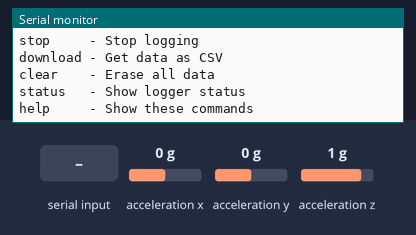
Bench run of a sketch on a simulated Arduino Uno, built for the host (arithmetic inside an expression is 32-bit, double 64-bit). Parts: the last lines printed to the serial monitor. Wiring (inferred from the names in the program): MPU-6050 motion sensor at I2C address 0x68. Inputs (shaded band) come from the test bench; at power-on: acceleration x 0 g, acceleration y 0 g, acceleration z 1 g.

Above: at 1.3 s.
1.4 s: "start\n" received over Serial
At 2.4 s:
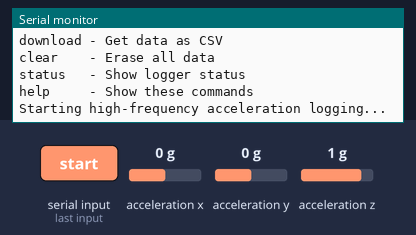
2.9 s: "stop\n" received over Serial
At 3.5 s:
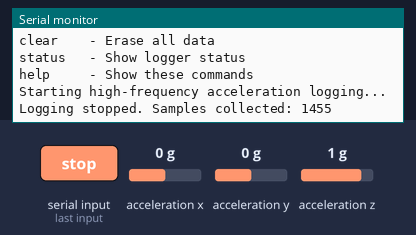
4.4 s: "download\n" received over Serial
At 8.4 s:
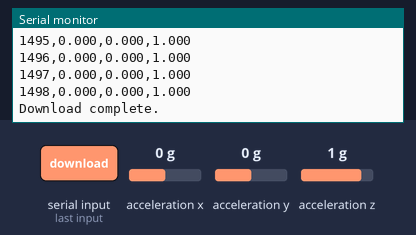
Timing chart, 0 to 9.9 s (numbered marks = the images above; inputs shaded):
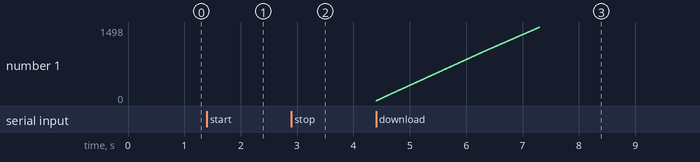

The sketch:

Superb-GY-86-Logger.ino.ino
```cpp
#include <Wire.h>

// Increased sampling frequency to 1000 Hz
const float FREQUENCY = 1000.0;
const unsigned long INTERVAL = 1000.0 / FREQUENCY;
const int COMMAND_BUFFER_SIZE = 16;

// Simplified data structure for acceleration only
struct AccelData {
    uint16_t timestamp;    // Relative time in 1ms increments
    int16_t accelX;        // Accelerometer data (scaled by 1000)
    int16_t accelY;
    int16_t accelZ;
};

// Memory management
const int32_t MAX_SAMPLES = 32000;
AccelData* data = nullptr;
int sampleCount = 0;
bool isLogging = false;
char cmdBuffer[COMMAND_BUFFER_SIZE];
int cmdIndex = 0;
unsigned long startTime = 0;
unsigned long previousMillis = 0;

// Function declarations
void initializeSensor();
void collectData();
void processCommand(const char* cmd);
void downloadData();
void clearData();
void printStatus();
void printHelp();
void writeMPURegister(byte reg, byte value);

void setup() {
    Wire.begin();
    Serial.begin(115200);
    while (!Serial);

    data = new AccelData[MAX_SAMPLES];
    if (!data) {
        Serial.println("Memory allocation failed!");
        while(1);
    }

    initializeSensor();
    printHelp();
}

void loop() {
    while (Serial.available()) {
        char c = Serial.read();
        if (c == '\n' || c == '\r') {
            if (cmdIndex > 0) {
                cmdBuffer[cmdIndex] = '\0';
                processCommand(cmdBuffer);
                cmdIndex = 0;
            }
        } else if (cmdIndex < COMMAND_BUFFER_SIZE - 1) {
            cmdBuffer[cmdIndex++] = c;
        }
    }

    if (isLogging) {
        unsigned long currentMillis = millis();
        if (currentMillis - previousMillis >= INTERVAL) {
            previousMillis = currentMillis;
            if (sampleCount >= MAX_SAMPLES) {
                isLogging = false;
                Serial.println("Memory full! Logging stopped.");
                return;
            }
            collectData();
        }
    }
}

void initializeSensor() {
    Serial.println("Initializing MPU6050...");

    // Initialize MPU6050 with maximum acceleration range
    writeMPURegister(0x6B, 0x80);  // Reset
    delay(100);
    writeMPURegister(0x6B, 0x00);  // Wake up
    writeMPURegister(0x19, 0x00);  // Sample rate = 1000Hz (8kHz/(7+1))
    writeMPURegister(0x1A, 0x00);  // Minimal filtering
    writeMPURegister(0x1C, 0x18);  // Accel config - ±16g

    Serial.println("Initialization complete!");
}

void collectData() {
    // Record timestamp relative to start of logging
    data[sampleCount].timestamp = (millis() - startTime);

    // Read MPU6050 accelerometer
    Wire.beginTransmission(0x68);  // MPU6050 I2C address
    Wire.write(0x3B);  // Start with X-axis high byte
    Wire.endTransmission(false);
    Wire.requestFrom(0x68, 6, true);

    if(Wire.available() == 6) {
        int16_t ax = Wire.read() << 8 | Wire.read();
        int16_t ay = Wire.read() << 8 | Wire.read();
        int16_t az = Wire.read() << 8 | Wire.read();

        // Scale for maximum range (±16g)
        data[sampleCount].accelX = ax / 2048.0 * 1000;
        data[sampleCount].accelY = ay / 2048.0 * 1000;
        data[sampleCount].accelZ = az / 2048.0 * 1000;
    }

    sampleCount++;
}

void downloadData() {
    if (sampleCount == 0) {
        Serial.println("No data to download.");
        return;
    }

    Serial.println("Time(ms),AccelX(g),AccelY(g),AccelZ(g)");
    for (int i = 0; i < sampleCount; i++) {
        Serial.print(data[i].timestamp);
        Serial.print(",");
        Serial.print(data[i].accelX / 1000.0, 3);
        Serial.print(",");
        Serial.print(data[i].accelY / 1000.0, 3);
        Serial.print(",");
        Serial.println(data[i].accelZ / 1000.0, 3);
    }
    Serial.println("Download complete.");
}

void clearData() {
    if (isLogging) {
        Serial.println("Cannot clear while logging!");
        return;
    }
    sampleCount = 0;
    Serial.println("Data cleared.");
}

void printStatus() {
    Serial.println("\n=== Status ===");
    Serial.print("Logging: ");
    Serial.println(isLogging ? "Active" : "Inactive");
    Serial.print("Samples stored: ");
    Serial.println(sampleCount);
    Serial.print("Memory usage: ");
    Serial.print((sampleCount * 100) / MAX_SAMPLES);
    Serial.println("%");
    Serial.print("Sample rate: ");
    Serial.print(FREQUENCY);
    Serial.println(" Hz");
}

void printHelp() {
    Serial.println("\n=== High-Frequency Acceleration Logger Commands ===");
    Serial.println("start    - Begin logging acceleration data");
    Serial.println("stop     - Stop logging");
    Serial.println("download - Get data as CSV");
    Serial.println("clear    - Erase all data");
    Serial.println("status   - Show logger status");
    Serial.println("help     - Show these commands");
}

void processCommand(const char* cmd) {
    if (strcmp(cmd, "start") == 0) {
        if (!isLogging) {
            startTime = millis();
            isLogging = true;
            sampleCount = 0;
            Serial.println("Starting high-frequency acceleration logging...");
        } else {
            Serial.println("Already logging!");
        }
    }
    else if (strcmp(cmd, "stop") == 0) {
        if (isLogging) {
            isLogging = false;
            Serial.print("Logging stopped. Samples collected: ");
            Serial.println(sampleCount);
        } else {
            Serial.println("Not currently logging.");
        }
    }
    else if (strcmp(cmd, "download") == 0) {
        downloadData();
    }
    else if (strcmp(cmd, "status") == 0) {
        printStatus();
    }
    else if (strcmp(cmd, "clear") == 0) {
        clearData();
    }
    else if (strcmp(cmd, "help") == 0) {
        printHelp();
    }
    else {
        Serial.println("Unknown command. Type 'help' for commands.");
    }
}

void writeMPURegister(byte reg, byte value) {
    Wire.beginTransmission(0x68);  // MPU6050 I2C address
    Wire.write(reg);
    Wire.write(value);
    Wire.endTransmission();
}
```

Measured:
- after the input at 1.4 s, the serial monitor: prints a new line at once (image 1)
- after the input at 2.9 s, the serial monitor: prints a new line at once (image 2)
- after the input at 4.4 s, the serial monitor: prints a new line at once (image 3)
